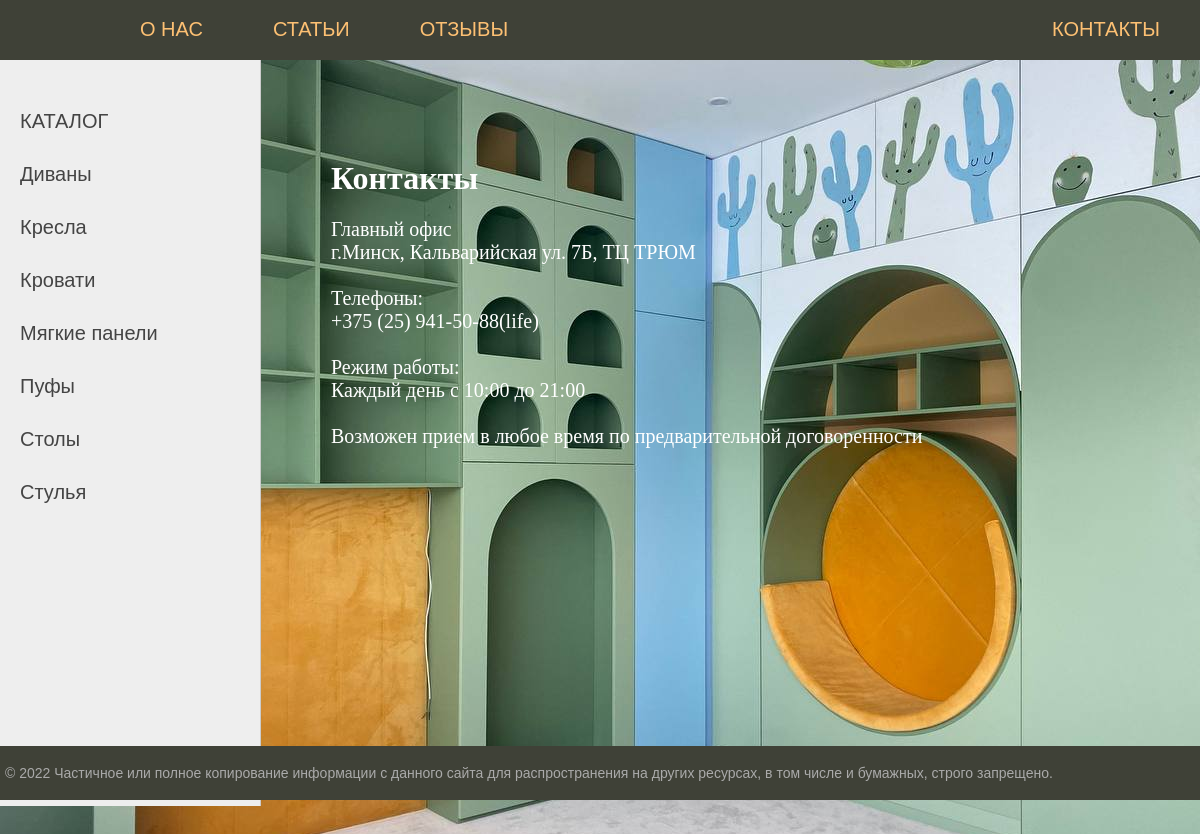
Page /contact/ on the committed database.
### candeni/models.py (models this page shows, shortened)
class Category(models.Model):
    name = models.CharField(max_length=100, db_index=True, verbose_name="Категории")
    slug = models.SlugField(max_length=255, unique=True, db_index=True, verbose_name="URL")
    def get_absolute_url(self):
        return reverse('category', kwargs={'cat_id': self.pk})
    class Meta:
        verbose_name = "Категории"
        verbose_name_plural = "Категории"

### candeni/views.py (the view)
# urls.py: path('contact/', contact, name='contact'),
def contact(request):
    context = {
        'menu': menu,
        'title': 'Главная страница'
    }
    return render(request, "candeni/contact.html", context=context)

### candeni/templatetags/candeni_tags.py (called while the page is built)
@register.simple_tag(name='getcats')
def get_categories():
    return Category.objects.all()

@register.inclusion_tag('candeni/list_categories.html')
def show_categories(sort=None, cat_selected=0):
    if not sort:
        cats = Category.objects.all()
    else:
        cats = Category.objects.order_by(sort)
    return {'cats': cats, 'cat_selected': cat_selected}

### candeni/templates/candeni/contact.html
{% extends 'candeni/base.html' %}
{% block content %}
<h1  style="color:#FFFFFF" >Контакты</h1>
<p style="color:#FFFFFF">Главный офис<br/>
    г.Минск, Кальварийская ул. 7Б, ТЦ ТРЮМ<br/><br/>
   Телефоны:<br/>
        +375 (25) 941-50-88(life)<br/><br/>
   Режим работы:<br/>
        Каждый день с 10:00 до 21:00<br/><br/>
    Возможен прием в любое время по предварительной договоренности<br/>
</p>
{% endblock %}

### candeni/templates/candeni/list_categories.html
{% for c in cats %}
      {% if c.pk == cat_selected %}
    <li class="selected">{{ c.name }} </li>
      {% else %}
    <li><a href="{{ c.get_absolute_url }}">{{ c.name }}</a> </li>
      {% endif %}
    {% endfor %}

### candeni/static/candeni/css/styles.css (style rules this page uses)
html, body { background-image: url(../images/fon.jpg); font-family: 'Arial'; margin: 0; padding: 0; height: 100%; width: 100%; color: #444; }
a { color: #0059b2; text-decoration: none; }
.left-chapters ul li { margin: 30px 0 0 0; color: #999; }
.left-chapters ul li a { color: #444; text-decoration: none; }
.content-text h1 { font-size: 32px; }

### rows in the picture
Category: name "Диваны"
Category: name "Кресла"
Category: name "Кровати"
Category: name "Мягкие панели"
Category: name "Пуфы"
Category: name "Столы"
Category: name "Стулья"

### other values in the picture
{{ m.title }} "О НАС" "СТАТЬИ" "ОТЗЫВЫ"
{{ m.title }} "КОНТАКТЫ"
